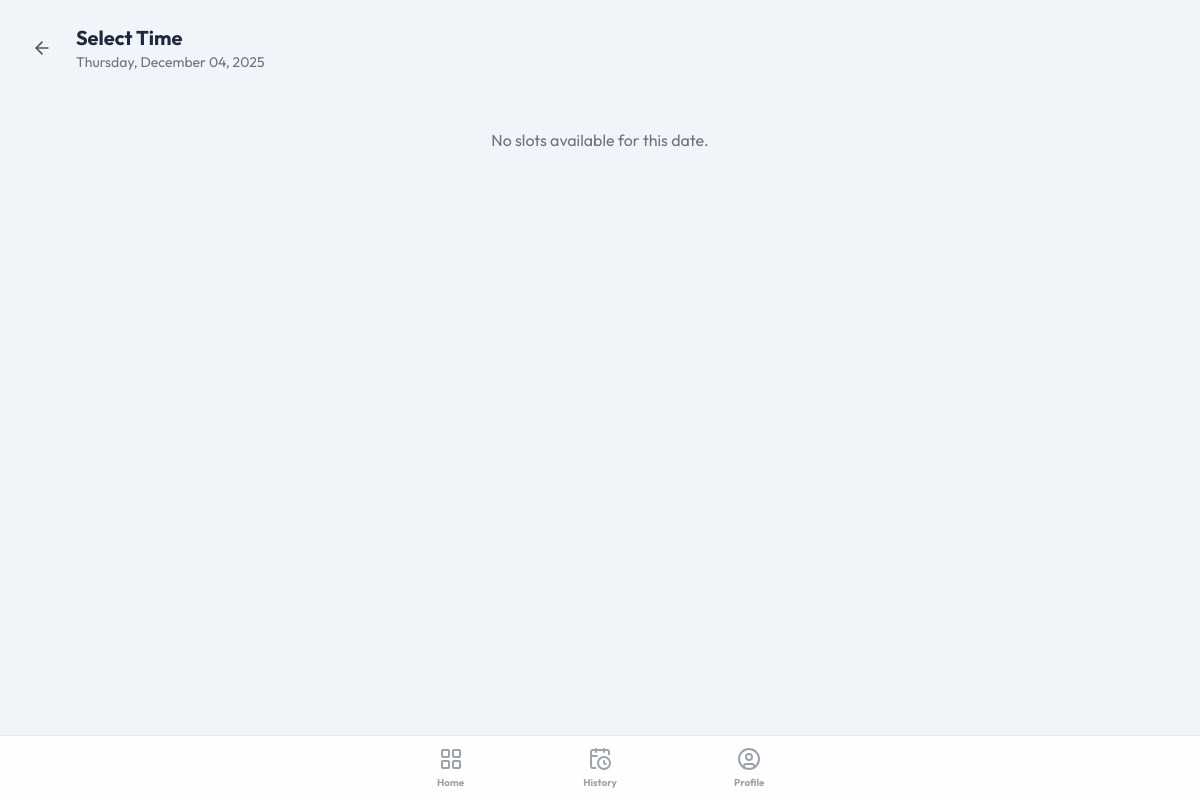
The page /appointments/book/slots/?date=2025-12-04 (signed in) on the database as committed earlier.
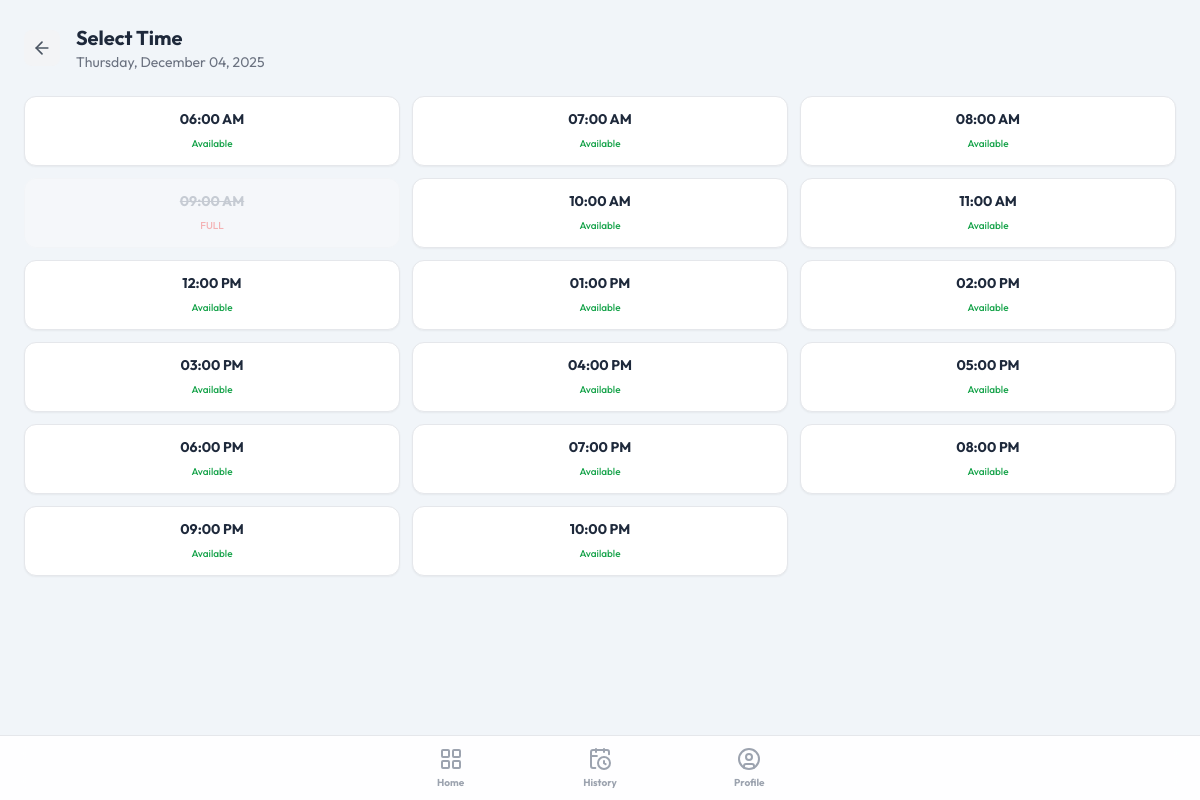
The same page on the database as committed later.
### appointments/models.py (models this page shows, shortened)
class DailySlot(models.Model):
    date = models.DateField()
    time = models.TimeField()
    capacity = models.PositiveIntegerField(default=1)
    booked_count = models.PositiveIntegerField(default=0)
    is_active = models.BooleanField(default=True)
    class Meta:
        unique_together = ('date', 'time')
        ordering = ['date', 'time']
    @property
    def is_full(self):
        return self.booked_count >= self.capacity

### appointments/views.py (the view)
# urls.py: path('book/slots/', views.booking_slots, name='booking_slots'),
@login_required
def booking_slots(request):
    date_str = request.GET.get('date')
    if not date_str:
        return redirect('appointments:booking_date')
    try:
        date_obj = datetime.strptime(date_str, '%Y-%m-%d').date()
    except ValueError:
        return redirect('appointments:booking_date')
    generate_slots_for_date(date_obj)
    slots = DailySlot.objects.filter(date=date_obj).order_by('time')
    return render(request, 'appointments/booking_slots.html', {'date': date_obj, 'slots': slots})

### appointments/utils.py (called while the page is built)
def generate_slots_for_date(date):
    templates = SlotTemplate.objects.filter(is_active=True)
    created_slots = []
    for template in templates:
        slot, created = DailySlot.objects.get_or_create(
            date=date,
            time=template.time,
            defaults={'capacity': 1, 'price': 500.00}
        )
        if created:
            created_slots.append(slot)
    return created_slots

### templates/appointments/booking_slots.html
{% extends 'appointments/base_mobile.html' %} {% block content %}
<div class="p-6">
  <div class="flex items-center gap-4 mb-6">
    <a
      href="{% url 'appointments:booking_date' %}"
      class="bg-gray-100 p-2 rounded-lg hover:bg-gray-200 transition-colors"
    >
      <i data-lucide="arrow-left" class="w-5 h-5 text-gray-600"></i>
    </a>
    <div>
      <h1 class="text-xl font-heading font-bold text-secondary">Select Time</h1>
      <p class="text-sm text-gray-500">{{ date|date:"l, F d, Y" }}</p>
    </div>
  </div>
  <div class="grid grid-cols-3 gap-3">
    {% for slot in slots %} {% if slot.is_full %}
    <div
      class="bg-gray-50 border border-gray-100 rounded-xl p-3 text-center opacity-50 cursor-not-allowed"
    >
      <span class="block text-sm font-bold text-gray-400 line-through"
        >{{ slot.time|date:"h:i A" }}</span
      >
      <span class="text-[10px] text-red-400 font-medium">FULL</span>
    </div>
    {% else %}
    <a
      href="{% url 'appointments:booking_confirm' slot.id %}"
      class="bg-white border border-gray-200 rounded-xl p-3 text-center hover:border-primary hover:bg-teal-50 hover:text-primary transition-all shadow-sm"
    >
      <span class="block text-sm font-bold">{{ slot.time|date:"h:i A" }}</span>
      <span class="text-[10px] text-green-600 font-medium">Available</span>
    </a>
    {% endif %} {% empty %}
    <div class="col-span-3 text-center py-8">
      <p class="text-gray-500">No slots available for this date.</p>
    </div>
    {% endfor %}
  </div>
</div>
{% endblock %}

### templates/appointments/base_mobile.html (shortened to what this page needs)
<!DOCTYPE html>
<html lang="en">
<head>
    <script src="https://cdn.tailwindcss.com"></script>
</head>
<body class="bg-bg font-sans text-secondary min-h-screen flex flex-col">
    <main class="flex-1 overflow-y-auto pb-24 scroll-smooth">
      {% block content %}{% endblock %}
    </main>
    <nav class="fixed bottom-0 left-0 right-0 bg-white/90 backdrop-blur-md border-t border-gray-200 pb-safe z-50">
      <div class="flex justify-around items-center h-16 max-w-md mx-auto">
        <a href="{% url 'appointments:home' %}" class="flex flex-col items-center gap-1 w-full {% if active_tab == 'home' %}text-primary{% else %}text-gray-400{% endif %}">
          <i data-lucide="layout-grid" class="w-6 h-6 {% if active_tab == 'home' %}fill-primary/20{% endif %}"></i>
          <span class="text-[10px] font-bold">Home</span>
        </a>
        <a href="{% url 'appointments:recent' %}" class="flex flex-col items-center gap-1 w-full {% if active_tab == 'recent' %}text-primary{% else %}text-gray-400{% endif %}">
          <i data-lucide="calendar-clock" class="w-6 h-6 {% if active_tab == 'recent' %}fill-primary/20{% endif %}"></i>
          <span class="text-[10px] font-bold">History</span>
        </a>
        <a href="{% url 'appointments:profile' %}" class="flex flex-col items-center gap-1 w-full {% if active_tab == 'profile' %}text-primary{% else %}text-gray-400{% endif %}">
          <i data-lucide="user-circle" class="w-6 h-6 {% if active_tab == 'profile' %}fill-primary/20{% endif %}"></i>
          <span class="text-[10px] font-bold">Profile</span>
        </a>
      </div>
    </nav>
</body>
</html>

### templates/appointments/base_mobile.html (style rules this page uses)
body { -webkit-tap-highlight-color: transparent; }
.pb-safe { padding-bottom: env(safe-area-inset-bottom); }

Rows that differ between the two databases and show on the page:
added DailySlot: time "06:00 AM"
added DailySlot: time "07:00 AM"
added DailySlot: time "08:00 AM"
added DailySlot: time "09:00 AM"
added DailySlot: time "10:00 AM"
added DailySlot: time "11:00 AM"
added DailySlot: time "12:00 PM"
added DailySlot: time "01:00 PM"
added DailySlot: time "02:00 PM"
added DailySlot: time "03:00 PM"
added DailySlot: time "04:00 PM"
added DailySlot: time "05:00 PM"
added DailySlot: time "06:00 PM"
added DailySlot: time "07:00 PM"
added DailySlot: time "08:00 PM"
added DailySlot: time "09:00 PM"
added DailySlot: time "10:00 PM"
Other text that changed with them:
text no longer shown: "No slots available for this date."
